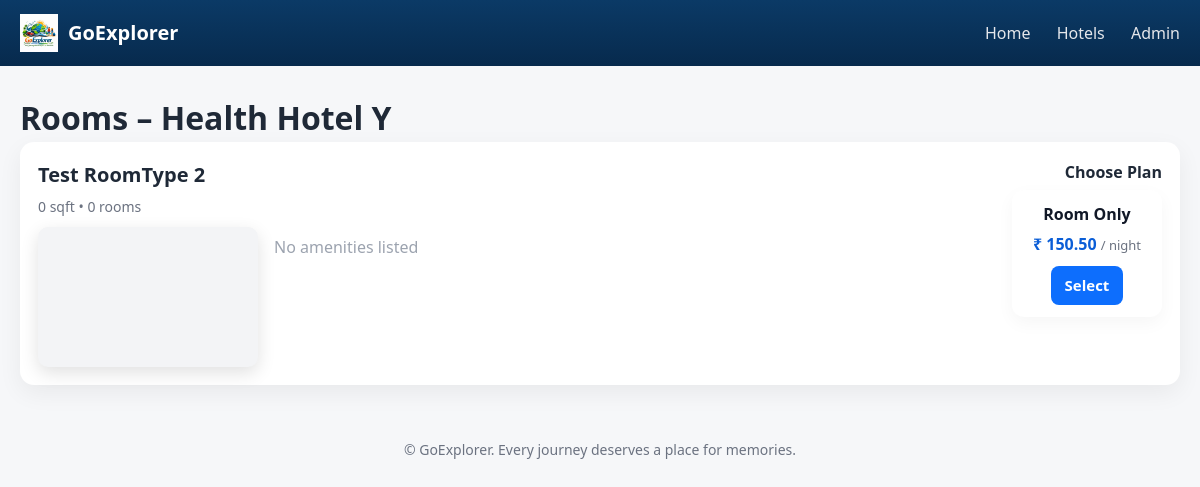
The page /rooms/11/?check_in=None&check_out=None on the database its author committed.
### booking/models.py (models this page shows, shortened)
class Hotel(models.Model):
    RATING_CHOICES = (
        (3, "3 Star"),
        (4, "4 Star"),
        (5, "5 Star"),
    )
    name = models.CharField(max_length=200)
    city = models.CharField(max_length=100)
    address = models.TextField(blank=True)
    rating = models.PositiveSmallIntegerField(choices=RATING_CHOICES, default=3)
    is_active = models.BooleanField(default=True)

class RoomType(models.Model):
    hotel = models.ForeignKey(Hotel, on_delete=models.CASCADE)
    name = models.CharField(max_length=100)
    price = models.DecimalField(max_digits=10, decimal_places=2, null=True, blank=True, db_column='price')
    base_price = models.PositiveIntegerField(default=0)
    room_size_sqft = models.PositiveIntegerField(default=0)
    total_rooms = models.PositiveIntegerField(default=0)
    amenities = models.ManyToManyField(Amenity, blank=True)

class RoomPlan(models.Model):
    PLAN_CHOICES = (
        ("ROOM_ONLY", "Room Only"),
        ("BREAKFAST", "Room + Breakfast"),
        ("HALF_BOARD", "Room + Lunch/Dinner"),
        ("FULL_BOARD", "Room + All Meals"),
    )
    room_type = models.ForeignKey(
        RoomType,
        related_name="plans",
        on_delete=models.CASCADE
    )
    plan_type = models.CharField(max_length=20, choices=PLAN_CHOICES)
    price = models.DecimalField(max_digits=10, decimal_places=2)

### booking/views_ui.py (the view)
def rooms_list(request, hotel_id):
    hotel = get_object_or_404(Hotel, id=hotel_id)
    return render(request, "booking/room_list.html", {
        "hotel": hotel,
        "rooms": RoomType.objects.filter(hotel=hotel),
        "images": hotel.images.all(),
        "check_in": request.GET.get("check_in"),
        "check_out": request.GET.get("check_out"),
    })

### booking/templates/booking/room_list.html (shortened to what this page needs)
{% extends "booking/base.html" %}
{% block content %}
<h1>Rooms – {{ hotel.name }}</h1>
{% for room in rooms %}
<div class="card room-card">
    <div class="room-left">
        <div class="room-head">
            <h3 class="room-title">{{ room.name }}</h3>
            <p class="room-meta">{{ room.room_size_sqft }} sqft • {{ room.total_rooms }} rooms</p>
        </div>
        <div class="room-body">
            <div class="room-thumb-wrap">
                {% if hotel.images.all %}
                    <img class="room-thumb" src="{{ hotel.images.all.0.image.url }}" alt="{{ room.name }}">
                {% else %}
                    <div class="room-thumb placeholder"></div>
                {% endif %}
            </div>
            <div class="room-info">
                <div class="amenities">
                    {% for amenity in room.amenities.all %}
                        <span class="amenity-item">{{ amenity.name }}</span>
                    {% empty %}
                        <span class="muted">No amenities listed</span>
                    {% endfor %}
                </div>
            </div>
        </div>
    </div>
    <div class="room-right">
        <h4 class="choose-plan">Choose Plan</h4>
        <div class="plan-grid">
        {% for plan in room.plans.all %}
            <div class="plan-box">
                <div class="plan-title">{{ plan.get_plan_type_display }}</div>
                <div class="plan-price">₹ {{ plan.price }} <span class="per-night">/ night</span></div>
                <a class="btn-primary btn-select"
                   href="{% url 'review_booking' %}?plan_id={{ plan.id }}&check_in={{ check_in }}&check_out={{ check_out }}">
                   Select
                </a>
            </div>
        {% empty %}
            <p class="muted">No plans configured</p>
        {% endfor %}
        </div>
    </div>
</div>
{% endfor %}
{% endblock %}

### booking/static/booking/css/main.css (style rules this page uses)
* { box-sizing: border-box; margin: 0; padding: 0; font-family: "Segoe UI", Arial, sans-serif; }
body { background: #f6f7f9; color: #1f2937; line-height: 1.5; }
.card { background: #fff; border-radius: 14px; padding: 18px 22px; margin-bottom: 18px; box-shadow: 0 8px 24px rgba(0, 0, 0, 0.06); }
.btn-primary { background: #0d6efd; color: #fff; border: none; padding: 12px 22px; font-size: 15px; border-radius: 10px; cursor: pointer; display: inline-block; text-decoration: none; font-weight: 600; transition: background 0.2s ease; }
.muted { color: #9ca3af; }
.room-card { display: flex; justify-content: space-between; align-items: center; }
.room-card h4 { margin-bottom: 6px; }
html, body { overflow-x: hidden; }
.room-card { display: flex; justify-content: space-between; align-items: flex-start; gap: 24px; padding: 18px; }
.room-left { flex: 1 1 60%; }
.room-right { flex: 0 0 40%; text-align: right; }
.room-head .room-title { font-size: 20px; margin-bottom: 6px; }
.room-meta { color: #6b7280; font-size: 14px; margin-bottom: 10px; }
.room-body { display: flex; gap: 16px; align-items: flex-start; }
.room-thumb-wrap { flex: 0 0 auto; }
.room-thumb { width: 220px; max-width: 40vw; height: auto; max-height: 160px; object-fit: cover; border-radius: 10px; box-shadow: 0 6px 18px rgba(0,0,0,0.12); }
.room-thumb.placeholder { width:220px; max-width:40vw; height:140px; background:#f3f4f6; border-radius:10px; }
.room-info { flex: 1; }
.amenities { margin-top: 8px; display:flex; flex-wrap:wrap; gap:8px; }
.plan-grid { display:flex; gap:12px; justify-content:flex-end; flex-wrap:wrap; }
.plan-box { background:#ffffff; border-radius:12px; padding:12px 14px; min-width:150px; box-shadow:0 6px 18px rgba(0,0,0,0.04); text-align:center; }
.plan-title { font-weight:700; color:#111827; margin-bottom:6px; }
.plan-price { color:#0b5ed7; font-weight:700; margin-bottom:10px; }
.per-night { font-weight:400; color:#6b7280; font-size:13px; }
.btn-select { display:inline-block; padding:8px 14px; border-radius:8px; }

### rows shown on the page
Hotel: name "Health Hotel Y"
RoomType: name "Test RoomType 2", room_size_sqft "0", total_rooms "0"
RoomPlan: plan_type "Room Only", price "150.50"
